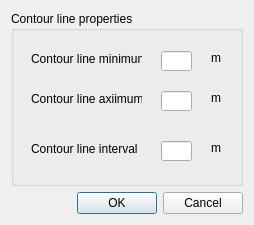
<?xml version="1.0" encoding="UTF-8"?>
<ui version="4.0">
 <class>Settings</class>
 <widget class="QDialog" name="Settings">
  <property name="geometry">
   <rect>
    <x>0</x>
    <y>0</y>
    <width>254</width>
    <height>225</height>
   </rect>
  </property>
  <property name="windowTitle">
   <string>Properties</string>
  </property>
  <layout class="QVBoxLayout" name="verticalLayout">
   <item>
    <widget class="QGroupBox" name="groupBox">
     <property name="title">
      <string>Contour line properties</string>
     </property>
     <widget class="QLabel" name="label">
      <property name="geometry">
       <rect>
        <x>20</x>
        <y>40</y>
        <width>111</width>
        <height>16</height>
       </rect>
      </property>
      <property name="text">
       <string>Contour line minimum</string>
      </property>
     </widget>
     <widget class="QLineEdit" name="lineEdit">
      <property name="geometry">
       <rect>
        <x>150</x>
        <y>40</y>
        <width>31</width>
        <height>20</height>
       </rect>
      </property>
     </widget>
     <widget class="QLabel" name="label_2">
      <property name="geometry">
       <rect>
        <x>200</x>
        <y>40</y>
        <width>47</width>
        <height>13</height>
       </rect>
      </property>
      <property name="text">
       <string>m</string>
      </property>
     </widget>
     <widget class="QLabel" name="label_3">
      <property name="geometry">
       <rect>
        <x>20</x>
        <y>80</y>
        <width>111</width>
        <height>16</height>
       </rect>
      </property>
      <property name="text">
       <string>Contour line axiimum</string>
      </property>
     </widget>
     <widget class="QLineEdit" name="lineEdit_2">
      <property name="geometry">
       <rect>
        <x>150</x>
        <y>80</y>
        <width>31</width>
        <height>20</height>
       </rect>
      </property>
     </widget>
     <widget class="QLabel" name="label_4">
      <property name="geometry">
       <rect>
        <x>200</x>
        <y>80</y>
        <width>47</width>
        <height>13</height>
       </rect>
      </property>
      <property name="text">
       <string>m</string>
      </property>
     </widget>
     <widget class="QLabel" name="label_5">
      <property name="geometry">
       <rect>
        <x>20</x>
        <y>130</y>
        <width>111</width>
        <height>16</height>
       </rect>
      </property>
      <property name="text">
       <string>Contour line interval</string>
      </property>
     </widget>
     <widget class="QLineEdit" name="lineEdit_3">
      <property name="geometry">
       <rect>
        <x>150</x>
        <y>130</y>
        <width>31</width>
        <height>20</height>
       </rect>
      </property>
     </widget>
     <widget class="QLabel" name="label_6">
      <property name="geometry">
       <rect>
        <x>200</x>
        <y>130</y>
        <width>47</width>
        <height>13</height>
       </rect>
      </property>
      <property name="text">
       <string>m</string>
      </property>
     </widget>
    </widget>
   </item>
   <item>
    <widget class="QDialogButtonBox" name="buttonBox">
     <property name="orientation">
      <enum>Qt::Horizontal</enum>
     </property>
     <property name="standardButtons">
      <set>QDialogButtonBox::Cancel|QDialogButtonBox::Ok</set>
     </property>
    </widget>
   </item>
  </layout>
 </widget>
 <resources/>
 <connections>
  <connection>
   <sender>buttonBox</sender>
   <signal>accepted()</signal>
   <receiver>Settings</receiver>
   <slot>accept()</slot>
   <hints>
    <hint type="sourcelabel">
     <x>248</x>
     <y>254</y>
    </hint>
    <hint type="destinationlabel">
     <x>157</x>
     <y>274</y>
    </hint>
   </hints>
  </connection>
  <connection>
   <sender>buttonBox</sender>
   <signal>rejected()</signal>
   <receiver>Settings</receiver>
   <slot>reject()</slot>
   <hints>
    <hint type="sourcelabel">
     <x>316</x>
     <y>260</y>
    </hint>
    <hint type="destinationlabel">
     <x>286</x>
     <y>274</y>
    </hint>
   </hints>
  </connection>
 </connections>
</ui>
